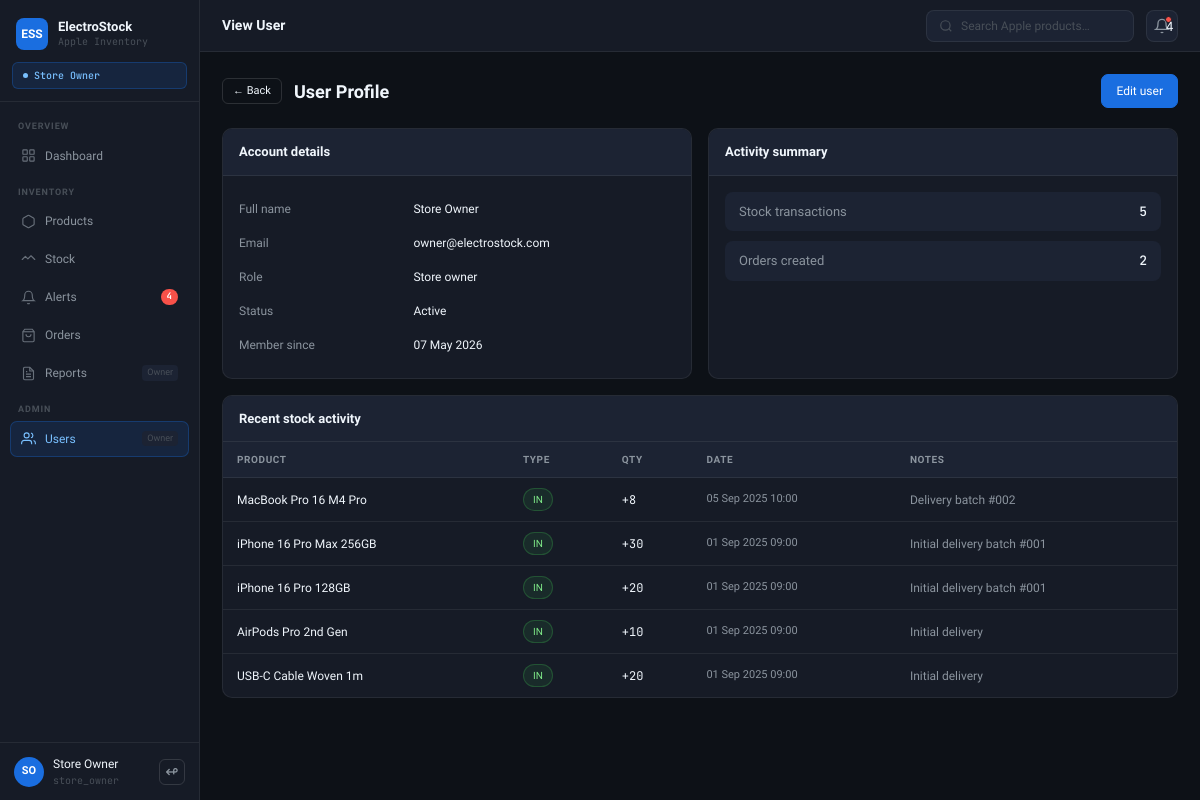
The app's page /auth/view.php?id=1 (signed in) with its own data.
### tables this page shows
CREATE TABLE users (
  id            INT AUTO_INCREMENT PRIMARY KEY,
  full_name     VARCHAR(100) NOT NULL,
  email         VARCHAR(150) NOT NULL UNIQUE,
  password_hash VARCHAR(255) NOT NULL,
  role          ENUM('store_owner','employee') NOT NULL DEFAULT 'employee',
  is_active     TINYINT(1)  NOT NULL DEFAULT 1,
  created_at    TIMESTAMP   DEFAULT CURRENT_TIMESTAMP
);

CREATE TABLE stock_movements (
  id         INT AUTO_INCREMENT PRIMARY KEY,
  product_id INT  NOT NULL,
  type       ENUM('IN','OUT','ADJUSTMENT') NOT NULL,
  quantity   INT  NOT NULL,
  notes      VARCHAR(255),
  moved_by   INT  NOT NULL,
  created_at TIMESTAMP DEFAULT CURRENT_TIMESTAMP,
  FOREIGN KEY (product_id) REFERENCES products(id) ON DELETE CASCADE,
  FOREIGN KEY (moved_by)   REFERENCES users(id)    ON DELETE CASCADE
);

CREATE TABLE products (
  id          INT AUTO_INCREMENT PRIMARY KEY,
  name        VARCHAR(150) NOT NULL UNIQUE,
  sku         VARCHAR(40)  NOT NULL UNIQUE,
  category    ENUM('iPhone','Mac','iPad','Watch','Accessory') NOT NULL,
  description TEXT,
  price       DECIMAL(10,2) NOT NULL,
  quantity    INT           NOT NULL DEFAULT 0,
  min_qty     INT           NOT NULL DEFAULT 5,
  supplier    VARCHAR(100)  DEFAULT 'Apple Inc.',
  is_active   TINYINT(1)   NOT NULL DEFAULT 1,
  added_by    INT,
  created_at  TIMESTAMP    DEFAULT CURRENT_TIMESTAMP,
  updated_at  TIMESTAMP    DEFAULT CURRENT_TIMESTAMP ON UPDATE CURRENT_TIMESTAMP,
  FOREIGN KEY (added_by) REFERENCES users(id) ON DELETE SET NULL
);

### auth/session.php (called while the page is built, shortened)
<?php
function h($s) { return htmlspecialchars((string)$s, ENT_QUOTES, 'UTF-8'); }

### auth/view.php (the view, shortened to what this page needs)
<?php
require_once "../includes/header.php";
$id = (int)($_GET["id"] ?? 0);
$u  = mysqli_fetch_assoc(mysqli_query($conn, "SELECT * FROM users WHERE id=$id"));
$txCount  = mysqli_fetch_assoc(mysqli_query($conn,"SELECT COUNT(*) c FROM stock_movements WHERE moved_by=$id"))["c"];
$ordCount = mysqli_fetch_assoc(mysqli_query($conn,"SELECT COUNT(*) c FROM orders WHERE created_by=$id"))["c"];
$recent   = mysqli_query($conn,"SELECT sm.*,p.name pname FROM stock_movements sm JOIN products p ON p.id=sm.product_id WHERE sm.moved_by=$id ORDER BY sm.created_at DESC LIMIT 5");
?>
<div class="page-hdr">
  <a href="register.php" class="btn btn-outline btn-sm">&larr; Back</a>
  <h1>User Profile</h1>
  <a href="edit.php?id=<?= $u["id"] ?>" class="btn btn-primary">Edit user</a>
</div>
<div class="g2">
  <div class="card">
    <div class="card-hdr"><span class="card-title">Account details</span></div>
    <div class="card-body">
    <table style="width:100%;border-collapse:collapse;font-size:12px">
      <?php foreach(["Full name"=>$u["full_name"],"Email"=>$u["email"],"Role"=>ucfirst(str_replace("_"," ",$u["role"])),"Status"=>($u["is_active"]?"Active":"Inactive"),"Member since"=>date("d M Y",strtotime($u["created_at"]))] as $k=>$v): ?>
      <tr><td style="padding:8px 0;color:var(--t2);width:40%"><?= $k ?></td>
          <td style="padding:8px 0;font-weight:500"><?= h($v) ?></td></tr>
      <?php endforeach; ?>
    </table>
    </div>
  </div>
  <div class="card">
    <div class="card-hdr"><span class="card-title">Activity summary</span></div>
    <div class="card-body" style="display:flex;flex-direction:column;gap:10px">
      <div style="display:flex;justify-content:space-between;padding:10px 14px;background:var(--bg3);border-radius:8px">
        <span style="color:var(--t2)">Stock transactions</span>
        <span class="mono fw"><?= $txCount ?></span>
      </div>
      <div style="display:flex;justify-content:space-between;padding:10px 14px;background:var(--bg3);border-radius:8px">
        <span style="color:var(--t2)">Orders created</span>
        <span class="mono fw"><?= $ordCount ?></span>
      </div>
    </div>
  </div>
</div>
<div class="card">
  <div class="card-hdr"><span class="card-title">Recent stock activity</span></div>
  <table class="tbl">
    <thead><tr><th>Product</th><th>Type</th><th>Qty</th><th>Date</th><th>Notes</th></tr></thead>
    <tbody>
    <?php $e=true; while($tx=mysqli_fetch_assoc($recent)): $e=false;
      $tc=["IN"=>"b-green","OUT"=>"b-red","ADJUSTMENT"=>"b-amber"];
      $sign=$tx["quantity"]>0?"+":"";
    ?>
    <tr>
      <td class="fw"><?= h($tx["pname"]) ?></td>
      <td><span class="badge <?= $tc[$tx["type"]] ?>"><?= $tx["type"] ?></span></td>
      <td class="mono"><?= $sign.$tx["quantity"] ?></td>
      <td class="muted" style="font-size:11px"><?= date("d M Y H:i",strtotime($tx["created_at"])) ?></td>
      <td class="muted"><?= h($tx["notes"]??"—") ?></td>
    </tr>
    <?php endwhile; if($e): ?>
    <tr><td colspan="5" style="text-align:center;padding:20px;color:var(--t3)">No stock activity yet.</td></tr>
    <?php endif; ?>
    </tbody>
  </table>
</div>
<?php require_once "../includes/footer.php"; ?>

### assets/style.css (style rules this page uses)
:root { --bg:#0D1117;--bg2:#161B26;--bg3:#1C2333;--bg4:#232B3E; --b:rgba(255,255,255,.07);--b2:rgba(255,255,255,.13); --t1:#F0F6FC;--t2:#8B949E;--t3:#484F58; --blue:#1A6EE0;--bbg:rgba(26,110,224,.13);--bbd:rgba(26,110,224,.3); --green:#3FB950;--gbg:rgba(63,185,80,.1);--gbd:rgba(63,185,80,.28); --amber:#D29922;--abg:rgba(210,153,34,.1);--abd:rgba(210,153,34,.28); --red:#F85149;--rbg:rgba(248,81,73,.1);--rbd:rgba(248,81,73,.28); --sb:200px;--tb:52px;--r:10px;--rs:7px;--rl:14px; --font:'Sora',sans-serif;--mono:'JetBrains Mono',monospace; }
* { box-sizing:border-box;margin:0;padding:0 }
body { font-family:var(--font);background:var(--bg);color:var(--t1);font-size:13px;line-height:1.5 }
a { text-decoration:none;color:inherit }
.page-hdr { display:flex;align-items:center;gap:12px;margin-bottom:20px }
.page-hdr h1 { font-size:18px;font-weight:600;flex:1 }
.g2 { display:grid;grid-template-columns:1fr 1fr;gap:16px }
.card { background:var(--bg2);border:1px solid var(--b);border-radius:var(--r);overflow:hidden;margin-bottom:16px }
.card-hdr { display:flex;align-items:center;gap:10px;padding:13px 16px;border-bottom:1px solid var(--b);background:var(--bg3) }
.card-title { font-size:13px;font-weight:600;flex:1 }
.card-body { padding:16px }
.tbl { width:100%;border-collapse:collapse }
.tbl th { font-size:10px;font-weight:600;color:var(--t2);text-transform:uppercase;letter-spacing:.06em;padding:10px 14px;border-bottom:1px solid var(--b);text-align:left;white-space:nowrap;background:var(--bg3) }
.tbl td { padding:10px 14px;border-bottom:1px solid var(--b);font-size:12px;vertical-align:middle }
.tbl tbody tr:last-child td { border-bottom:none }
.fw { font-weight:500 }
.mono { font-family:var(--mono) }
.muted { color:var(--t2) }
.badge { display:inline-block;font-size:10px;font-weight:500;padding:3px 9px;border-radius:20px;border:1px solid;white-space:nowrap }
.b-green { background:var(--gbg);color:#7ee787;border-color:var(--gbd) }
.btn { display:inline-flex;align-items:center;justify-content:center;gap:7px;padding:7px 14px;border-radius:var(--rs);font-size:12px;font-weight:500;cursor:pointer;border:1px solid transparent;font-family:var(--font);transition:all .12s;white-space:nowrap;text-decoration:none }
.btn-primary { background:var(--blue);color:#fff;border-color:var(--blue) }
.btn-outline { background:transparent;color:var(--t1);border-color:var(--b2) }
.btn-sm { padding:4px 10px;font-size:11px;border-radius:6px }

### records on screen
users: full_name "Store Owner", email "owner@electrostock.com"
stock_movements: product.name "MacBook Pro 16 M4 Pro", type "IN", quantity "+", quantity "8", created_at "05 Sep 2025 10:00", notes "Delivery batch #002"
stock_movements: product.name "iPhone 16 Pro Max 256GB", type "IN", quantity "+", quantity "30", created_at "01 Sep 2025 09:00", notes "Initial delivery batch #001"
stock_movements: product.name "iPhone 16 Pro 128GB", type "IN", quantity "+", quantity "20", created_at "01 Sep 2025 09:00", notes "Initial delivery batch #001"
stock_movements: product.name "AirPods Pro 2nd Gen", type "IN", quantity "+", quantity "10", created_at "01 Sep 2025 09:00", notes "Initial delivery"
stock_movements: product.name "USB-C Cable Woven 1m", type "IN", quantity "+", quantity "20", created_at "01 Sep 2025 09:00", notes "Initial delivery"

### other values on screen
$ac "4"
initials() "SO"
$_SESSION['name'] "Store Owner"
$_SESSION['role'] "store_owner"
$t "View User"
$_ac "4"
$k "Full name"
$k "Email"
$k "Role"
$v "Store owner"
$k "Status"
$v "Active"
$k "Member since"
$v "07 May 2026"
$txCount "5"
